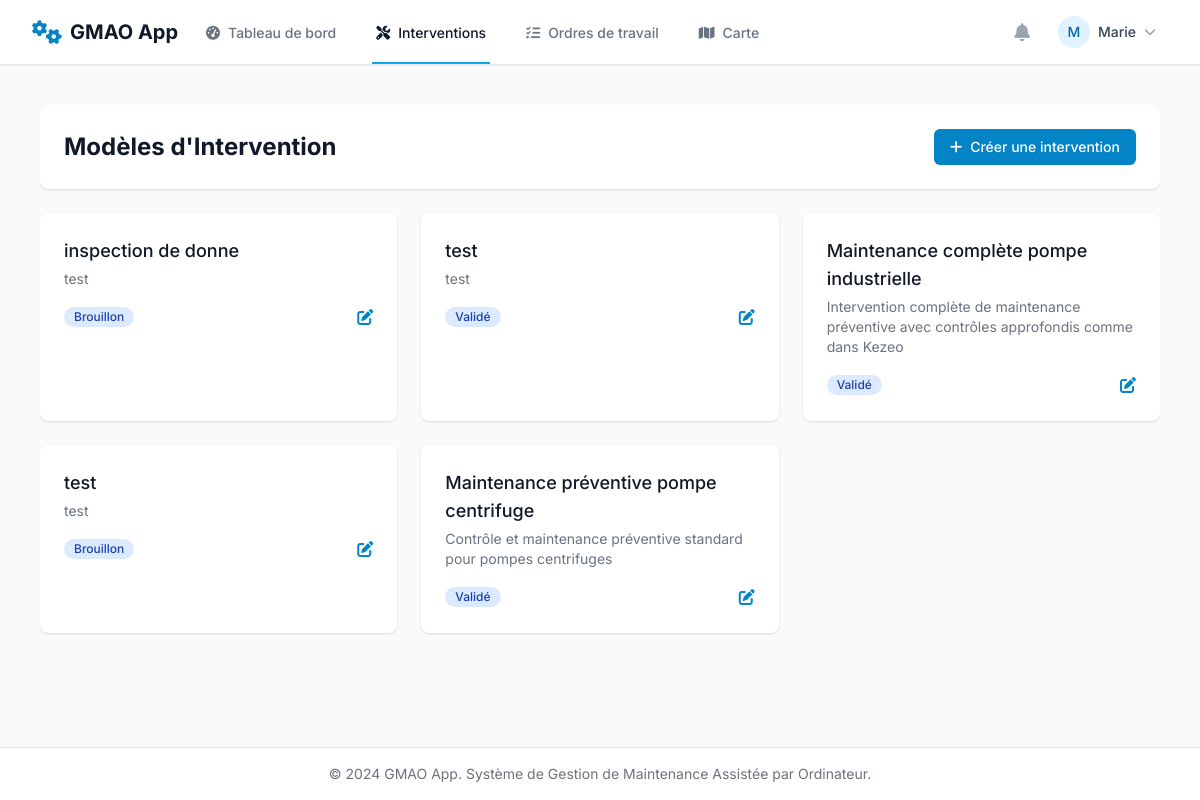
/interventions/ (signed in), run on the app's committed database.
### core/models.py (models this page shows, shortened)
class Intervention(models.Model):
    STATUT_CHOIX = [
        ('DRAFT', 'Brouillon'),
        ('VALIDATED', 'Validé'),
        ('ARCHIVED', 'Archivé'),
    ]
    nom = models.CharField(max_length=255)
    description = models.TextField(blank=True, null=True, help_text="Décrivez l'objectif général de cette intervention.")
    statut = models.CharField(max_length=20, choices=STATUT_CHOIX, default='DRAFT')
    duree_estimee_heures = models.PositiveIntegerField(default=1, help_text="Durée estimée de l'intervention en heures.")
    techniciens_requis = models.PositiveIntegerField(default=1, help_text="Nombre de techniciens nécessaires.")
    competences_requises = models.ManyToManyField(Competence, blank=True, help_text="Compétences suggérées pour réaliser cette intervention.")
    pieces_necessaires = models.ManyToManyField(PieceDetachee, blank=True, help_text="Nomenclature des pièces habituellement nécessaires.")

### core/views.py (the view)
# urls.py: path('interventions/', views.liste_interventions, name='liste_interventions'),
@login_required
@user_passes_test(is_manager_or_admin)
def liste_interventions(request):
    query = request.GET.get('search', '')
    user_role = get_user_role(request.user)
    interventions_list = Intervention.objects.all()
    if query:
        interventions_list = interventions_list.filter(
            Q(nom__icontains=query) |
            Q(description__icontains=query)
        )
    interventions_list = interventions_list.order_by('-id')
    paginator = Paginator(interventions_list, 6)
    page_number = request.GET.get('page')
    page_obj = paginator.get_page(page_number)
    context = {
        'interventions_page': page_obj,
        'search_query': query,
        'user_role': user_role,
    }
    return render(request, 'core/intervention/liste_interventions.html', context)

### core/context_processors.py (called while the page is built)
def user_role_context(request):
    context = {}
    if request.user.is_authenticated:
        try:
            context['user_role'] = get_user_role(request.user)
        except Exception as e:
            context['user_role'] = 'VIEWER'
    else:
        context['user_role'] = None
    return context

### core/views.py (called while the page is built)
def get_user_role(user):
    try:
        return user.profil.role
    except AttributeError:
        return 'OPERATEUR'

def is_manager_or_admin(user):
    return get_user_role(user) in ['MANAGER', 'ADMIN']

### templates/core/intervention/liste_interventions.html (shortened to what this page needs)
{% extends 'core/base.html' %}
{% block content %}
<div class="space-y-6">
    <div class="bg-white shadow rounded-lg p-6">
        <div class="flex items-center justify-between">
            <h1 class="text-2xl font-bold text-gray-900">Modèles d'Intervention</h1>
            <a href="{% url 'creer_intervention' %}" class="bg-gmao-600 hover:bg-gmao-700 text-white px-4 py-2 rounded-md text-sm font-medium flex items-center">
                <i class="fas fa-plus mr-2"></i>
                Créer une intervention
            </a>
        </div>
    </div>
    <div class="grid grid-cols-1 gap-6 sm:grid-cols-2 lg:grid-cols-3">
        {% for intervention in interventions_page %}
        <div class="bg-white overflow-hidden shadow rounded-lg">
            <div class="px-4 py-5 sm:p-6">
                <h3 class="text-lg font-medium text-gray-900">
                    <a href="{% url 'intervention_detail' intervention.pk %}" class="hover:text-gmao-600">
                        {{ intervention.nom }}
                    </a>
                </h3>
                <p class="mt-1 text-sm text-gray-500">{{ intervention.description|default:"Aucune description." }}</p>
                <div class="mt-4 flex items-center justify-between">
                    <span class="inline-flex items-center px-2.5 py-0.5 rounded-full text-xs font-medium bg-blue-100 text-blue-800">
                        {{ intervention.get_statut_display }}
                    </span>
                    <div class="flex space-x-2">
                        <a href="{% url 'intervention_detail' intervention.pk %}" class="text-gmao-600 hover:text-gmao-900">
                            <i class="fas fa-edit"></i>
                        </a>
                    </div>
                </div>
            </div>
        </div>
        {% endfor %}
    </div>
</div>
{% endblock %}

### templates/core/base.html (shortened to what this page needs)
{% load static %}
{% load i18n %}
<!DOCTYPE html>
<html lang="fr" class="h-full bg-gray-50">
<head>
    <script src="https://cdn.tailwindcss.com"></script>
    <link rel="stylesheet" href="https://cdnjs.cloudflare.com/ajax/libs/font-awesome/6.4.0/css/all.min.css">
</head>
<body class="h-full bg-gray-50 font-sans">
    <div class="flex flex-col min-h-screen">
<nav class="bg-white shadow-sm border-b border-gray-200 sticky top-0 z-40">
    <div class="max-w-7xl mx-auto px-4 sm:px-6 lg:px-8">
        <div class="flex justify-between h-16">
            <div class="flex">
                <div class="flex-shrink-0 flex items-center">
                    <a href="{% url 'dashboard' %}" class="flex items-center space-x-2">
                        <i class="fas fa-cogs text-gmao-600 text-2xl"></i>
                        <span class="text-xl font-bold text-gray-900">GMAO App</span>
                    </a>
                </div>
                {% if user.is_authenticated %}
                <div class="hidden sm:ml-6 sm:flex sm:space-x-8">
                    <a href="{% url 'dashboard' %}"
                       class="{% if request.resolver_match.url_name == 'dashboard' %}border-gmao-500 text-gray-900{% else %}border-transparent text-gray-500 hover:border-gray-300 hover:text-gray-700{% endif %} inline-flex items-center px-1 pt-1 border-b-2 text-sm font-medium transition-colors duration-200">
                        <i class="fas fa-tachometer-alt mr-2"></i>
                        Tableau de bord
                    </a>
                    {% if user_role == 'MANAGER' or user_role == 'ADMIN' %}
                    <a href="{% url 'liste_interventions' %}"
                       class="{% if request.resolver_match.url_name == 'liste_interventions' or request.resolver_match.url_name == 'creer_intervention' or request.resolver_match.url_name == 'modifier_intervention' or request.resolver_match.url_name == 'detail_intervention' %}border-gmao-500 text-gray-900{% else %}border-transparent text-gray-500 hover:border-gray-300 hover:text-gray-700{% endif %} inline-flex items-center px-1 pt-1 border-b-2 text-sm font-medium transition-colors duration-200">
                        <i class="fas fa-tools mr-2"></i>
                        Interventions
                    </a>
                    {% endif %}
                    <a href="{% url 'liste_ordres_travail' %}"
                       class="{% if 'ordre' in request.resolver_match.url_name %}border-gmao-500 text-gray-900{% else %}border-transparent text-gray-500 hover:border-gray-300 hover:text-gray-700{% endif %} inline-flex items-center px-1 pt-1 border-b-2 text-sm font-medium transition-colors duration-200">
                        <i class="fas fa-tasks mr-2"></i>
                        Ordres de travail
                    </a>
                    <a href="{% url 'carte_ftth' %}"
                       class="{% if 'carte' in request.resolver_match.url_name %}border-gmao-500 text-gray-900{% else %}border-transparent text-gray-500 hover:border-gray-300 hover:text-gray-700{% endif %} inline-flex items-center px-1 pt-1 border-b-2 text-sm font-medium transition-colors duration-200">
                        <i class="fas fa-map mr-2"></i>
                        Carte
                    </a>
                </div>
                {% endif %}
            </div>
            {% if user.is_authenticated %}
            <div class="hidden sm:ml-6 sm:flex sm:items-center">
                <button type="button" class="bg-white p-1 rounded-full text-gray-400 hover:text-gray-500 focus:outline-none focus:ring-2 focus:ring-offset-2 focus:ring-gmao-500 transition-colors duration-200">
                    <i class="fas fa-bell text-lg"></i>
                </button>
                <div class="ml-3 relative">
                    <div class="dropdown">
                        <button id="user-menu-button" class="bg-white rounded-full flex text-sm focus:outline-none focus:ring-2 focus:ring-offset-2 focus:ring-gmao-500 items-center space-x-2 px-3 py-2 hover:bg-gray-50 transition-colors duration-200">
                            <div class="h-8 w-8 rounded-full bg-gmao-100 flex items-center justify-center">
                                <span class="text-sm font-medium text-gmao-700">
                                    {{ user.first_name.0|default:user.username.0|upper }}
                                </span>
                            </div>
                            <span class="text-gray-700 text-sm font-medium">{{ user.first_name|default:user.username }}</span>
                            <i class="fas fa-chevron-down text-gray-400 text-xs transition-transform duration-200" id="user-menu-arrow"></i>
                        </button>
                    </div>
                </div>
            </div>
            {% endif %}
        </div>
    </div>
</nav>
        <main class="flex-1 overflow-auto m-10">
            {% block content %}
            {% endblock %}
        </main>
        <footer class="bg-white border-t border-gray-200 mt-auto">
            <div class="max-w-7xl mx-auto py-4 px-4 sm:px-6 lg:px-8">
                <div class="text-center text-sm text-gray-500">
                    © 2024 GMAO App. Système de Gestion de Maintenance Assistée par Ordinateur.
                </div>
            </div>
        </footer>
    </div>
</body>
</html>

### data on the page
Intervention: nom "inspection de donne", description "test", statut "Brouillon"
Intervention: nom "test", description "test", statut "Validé"
Intervention: nom "Maintenance complète pompe industrielle", description "Intervention complète de maintenance préventive avec contrôles approfondis comme dans Kezeo", statut "Validé"
Intervention: nom "test", description "test", statut "Brouillon"
Intervention: nom "Maintenance préventive pompe centrifuge", description "Contrôle et maintenance préventive standard pour pompes centrifuges", statut "Validé"

### other printed values
{{ user.first_name.0|default:user.username.0|upper }} "M"
{{ user.first_name|default:user.username }} "Marie"
